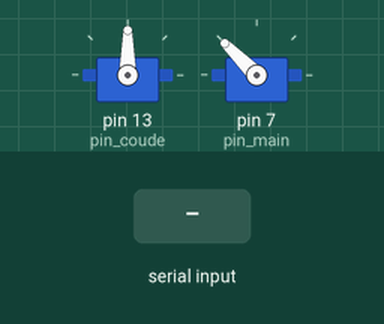
Recording of a sketch running on a simulated Arduino Uno, built with avr-gcc and run on an emulated ATmega328P. Shown: 2 × servo. The inputs (shaded band) are chosen by the test bench.

Above: at 1.2 s.
1.3 s: byte 181 (181) received over Serial
At 3.2 s:
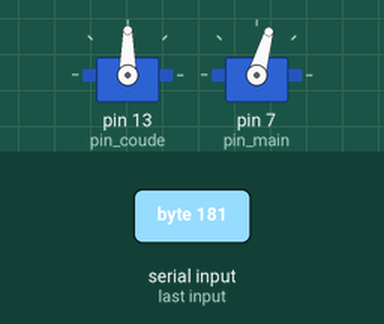
3.5 s: "1" received over Serial
At 4.7 s:
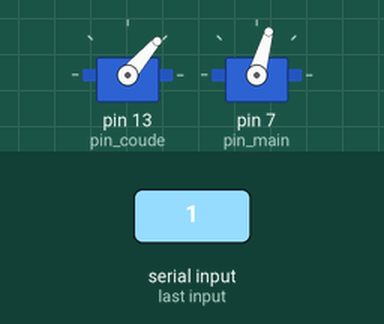
5.0 s: byte 182 (182) received over Serial
At 6.7 s:
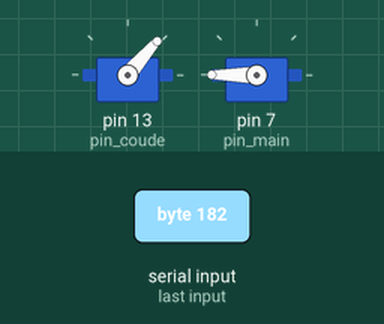
8.0 s: byte 181 (181) received over Serial
At 8.71 s:
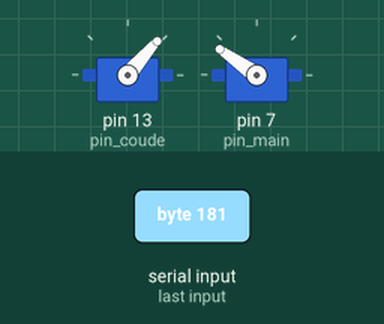
11.0 s: "2" received over Serial
At 11.6 s:
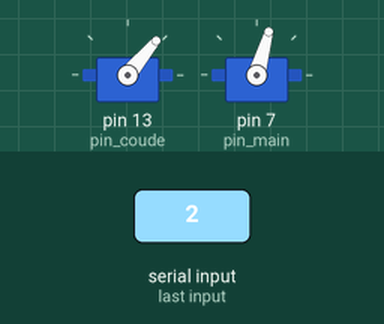
Timing chart, 0 to 13.5 s (numbered marks = the images above; inputs shaded):
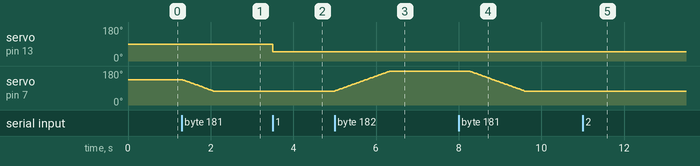

The sketch:

arduino.ino
```cpp
/*
 Programme de test pour servomoteur de positionnement angulaire
 Traduction en français, ajout de variables
 Code original de BARRAGAN <http://barraganstudio.com>
 et Scott Fitzgerald http://www.arduino.cc/en/Tutorial/Sweep

 www.projetsdiy.fr - 19/02/2016
 public domain
*/

/*Allow the controll of a simple arm with an elbow and a hand. It can be controlled as follow :
  - a number between 0 and 180 is understand as the new angle position the elbow should take
  - 181 is hand opening
  - 182 is hand closing
Note that our hand only consited in a static thumb and an other finger mooved by a motor*/

#include <Servo.h>

Servo coude;  // création de l'objet myservo
Servo poignee;

int incomingByte = 0; // for incoming serial data

int pin_coude = 13;       // Pin sur lequel est branché le coude
int pin_main = 7;

float pos_main = 135;

void setup() {
  Serial.begin(9600);
  while(!Serial){;}
  coude.attach(pin_coude);  // attache le servo au pin spécifié sur l'objet myservo
  coude.write(90);
  poignee.attach(pin_main);
  poignee.write(pos_main);
}


void loop()
{
  if(Serial.available() > 0)
  {
    incomingByte = Serial.read();
    //Serial.println(incomingByte);
    if(incomingByte < 181)
    {
      coude.write(incomingByte);
    }
    else if(incomingByte == 181) //ouverture
    {
      while(pos_main > 75)
      {
        pos_main -= 0.4;
        poignee.write(pos_main);
        delay(5);
      }
    }
    else if(incomingByte == 182) //fermeture
    {
      while(pos_main < 200)
      {
        pos_main += 0.4;
        poignee.write(pos_main);
        delay(5);
      }
    }
  }
}
```

Measured:
- after the input at 1.3 s, servo on pin 7 (pin_main): moves from 135° to 74° over 0.76 s, starting at once
- after the input at 3.5 s, servo on pin 13 (pin_coude): 90° → 49° at once
- after the input at 5.0 s, servo on pin 7 (pin_main): moves from 74° to 180° over 1.3 s, starting at once
- after the input at 8.0 s, servo on pin 7 (pin_main): moves from 180° to 74° over 1.3 s, starting after 0.26 s
- after the input at 11.0 s, servo on pin 13 (pin_coude): 49° → 50° at once
